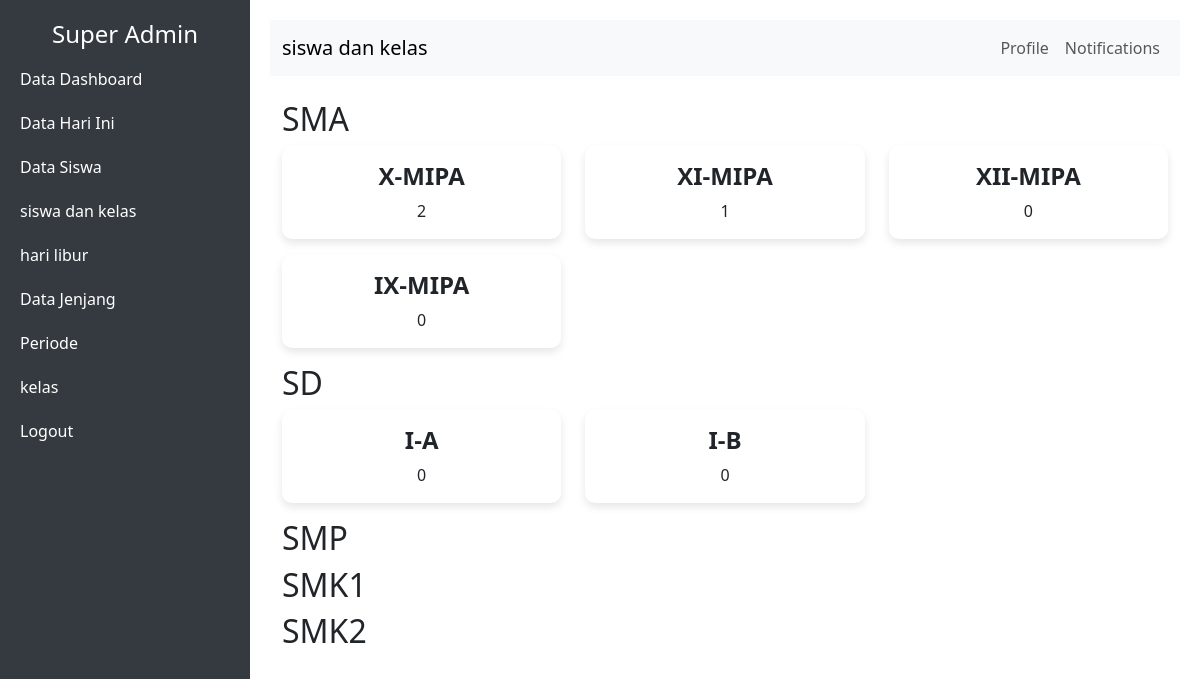
Page /data_siswa_kelas.php (signed in) on the committed database.
### tables this page shows
CREATE TABLE `tingkat` (
  `id_tingkat` int(10) NOT NULL AUTO_INCREMENT,
  `tingkat` varchar(100) DEFAULT NULL,
  `status_hapus` int(10) NOT NULL DEFAULT 0,
  PRIMARY KEY (`id_tingkat`)
);

CREATE TABLE `kelas` (
  `id_kelas` int(10) NOT NULL AUTO_INCREMENT,
  `kelas` varchar(100) DEFAULT NULL,
  `id_tingkat` int(10) DEFAULT NULL,
  `status_hapus` int(10) DEFAULT 0,
  PRIMARY KEY (`id_kelas`)
);

### data_siswa_kelas.php (the view, shortened to what this page needs)
<?php
include "koneksi.php";
$jabatan = $_SESSION['jabatan'];
if ($jabatan == "jenjang") {
    $id = $_SESSION['id_user'];
    $quer_jenjang = mysqli_query($conn, "SELECT * from jenjang where id_user = '$id'");
    $row_jenjangg = mysqli_fetch_array($quer_jenjang);
    $id_tingkat = $row_jenjangg['id_tingkat'];
    $query_tingkat = "SELECT * FROM tingkat WHERE status_hapus = 0 AND id_tingkat = '$id_tingkat'";
} elseif ($jabatan == "admin") {
    $query_tingkat = "SELECT * FROM tingkat WHERE status_hapus = 0";
}
$result_tingkat = mysqli_query($conn, $query_tingkat);
?>
<!DOCTYPE html>
<html lang="en">
<head>
    <link href="https://cdn.jsdelivr.net/npm/bootstrap@5.3.0/dist/css/bootstrap.min.css" rel="stylesheet">
</head>
<body>
    <?php include "navbar.php"; ?>
    <div class="content">
        <nav class="navbar navbar-expand-lg navbar-light bg-light">
            <div class="container-fluid">
                <a class="navbar-brand" href="#">siswa dan kelas</a>
                <div class="collapse navbar-collapse" id="navbarNav">
                    <ul class="navbar-nav ms-auto">
                        <li class="nav-item">
                            <a class="nav-link" href="#">Profile</a>
                        </li>
                        <li class="nav-item">
                            <a class="nav-link" href="#">Notifications</a>
                        </li>
                    </ul>
                </div>
            </div>
        </nav>
        <div class="container mt-4">
            <?php while ($row_tingkat = mysqli_fetch_assoc($result_tingkat)) : ?>
                <h2><?php echo $row_tingkat['tingkat']; ?></h2>
                <div class="row">
                    <?php
                    $id_tingkat = $row_tingkat['id_tingkat'];
                    if ($_SESSION['jabatan'] == 'wali_kelas') {
                        $id = $_SESSION['id_user'];
                        $quer_cari_kelas = mysqli_query($conn, "SELECT * FROM wali_kelas WHERE id_user = '$id'");
                        $row_cari_kelas = mysqli_fetch_array($quer_cari_kelas);
                        $id_wali_kelas = $row_cari_kelas['id_wali_kelas'];
                        $cari_periode = mysqli_query($conn, "SELECT * FROM tahun_ajaran WHERE status_aktif = '1'");
                        $row_cari_periode = mysqli_fetch_array($cari_periode);
                        $id_tahun_ajaran = $row_cari_periode['id_tahun_ajaran'];
                        $quer_walikelas = mysqli_query($conn, "SELECT id_kelas FROM wali_kelas_periode WHERE id_wali_kelas = '$id_wali_kelas' AND id_tahun_ajaran = '$id_tahun_ajaran'");
                        $id_kelas_array = [];
                        while ($row_wali_kelas = mysqli_fetch_array($quer_walikelas)) {
                            $id_kelas_array[] = $row_wali_kelas['id_kelas'];
                        }
                        if (!empty($id_kelas_array)) {
                            $id_kelas_list = "'" . implode("','", $id_kelas_array) . "'";
                        } else {
                            $id_kelas_list = "''";
                        }
                        $query_kelas = "SELECT * FROM kelas WHERE id_kelas IN ($id_kelas_list) AND  status_hapus = 0";
                    } else {
                        $query_kelas = "SELECT * FROM kelas WHERE id_tingkat = '$id_tingkat' AND status_hapus = 0";
                    }
                    $result_kelas = mysqli_query($conn, $query_kelas);
                    while ($row_kelas = mysqli_fetch_assoc($result_kelas)) :
                        $id_kelas = $row_kelas['id_kelas'];
                        $query_tahun_ajaran = mysqli_query($conn, "SELECT * from tahun_ajaran where status_aktif = '1'");
                        $row_tahun_ajaran = mysqli_fetch_array($query_tahun_ajaran);
                        $id_tahun_ajaran = $row_tahun_ajaran['id_tahun_ajaran'];
                        $query_kelas =  mysqli_query($conn, "SELECT * from kelas_siswa where id_kelas = '$id_kelas' and id_tahun_ajaran = '$id_tahun_ajaran' ");
                        $hitung_kelas = mysqli_num_rows($query_kelas);
                    ?>
                        <div class="col-md-4">
                            <a href="data_kelas.php?id_kelas=<?php echo $row_kelas['id_kelas']; ?>" class="text-decoration-none">
                                <div class="card p-3 text-center mb-3">
                                    <h5><?php echo $row_kelas['kelas']; ?></h5>
                                    <h8><?php echo $hitung_kelas; ?></h8>
                                </div>
                            </a>
                        </div>
                    <?php endwhile; ?>
                </div>
            <?php endwhile; ?>
        </div>
</body>
</html>

### navbar.php (shortened to what this page needs)
<div class="sidebar">
    <?php
    if ($_SESSION['jabatan'] == 'admin') {
    ?>
        <h4 class="text-center">Super Admin</h4>
    <?php
    }
    ?>
    <a href="data_dashboard.php">Data Dashboard</a>
    <a href="dashboard.php">Data Hari Ini</a>
    <a href="data_siswa.php">Data Siswa</a>
    <a href="data_siswa_kelas.php">siswa dan kelas</a>
    <?php
    if ($_SESSION['jabatan'] == 'admin') {
    ?>
        <a href="hari_libur.php">hari libur</a>
        <a href="data_jenjang.php">Data Jenjang</a>
        <a href="periode.php">Periode</a>
        <a href="kelas.php">kelas</a>
    <?php
    }
    ?>
    <a href="logout.php">Logout</a>
</div>

### data_siswa_kelas.php (style rules this page uses)
body { display: flex; height: 100vh; margin: 0; overflow: hidden; }
.sidebar { width: 250px; background-color: #343a40; color: #fff; display: flex; flex-direction: column; padding: 20px 0; }
.sidebar a { color: #fff; text-decoration: none; padding: 10px 20px; display: block; }
.content { flex: 1; padding: 20px; overflow-y: auto; }
.navbar { background-color: #f8f9fa; }
.card { box-shadow: 0 4px 8px rgba(0, 0, 0, 0.1); border: none; border-radius: 10px; }
.card h5 { font-size: 1.5rem; font-weight: bold; }

### rows in the picture
tingkat: tingkat "SMA"
kelas: kelas "X-MIPA", hitung_kelas "2"
kelas: kelas "XI-MIPA", hitung_kelas "1"
kelas: kelas "XII-MIPA", hitung_kelas "0"
kelas: kelas "IX-MIPA", hitung_kelas "0"
tingkat: tingkat "SD"
kelas: kelas "I-A", hitung_kelas "0"
kelas: kelas "I-B", hitung_kelas "0"
tingkat: tingkat "SMP"
tingkat: tingkat "SMK1"
tingkat: tingkat "SMK2"
